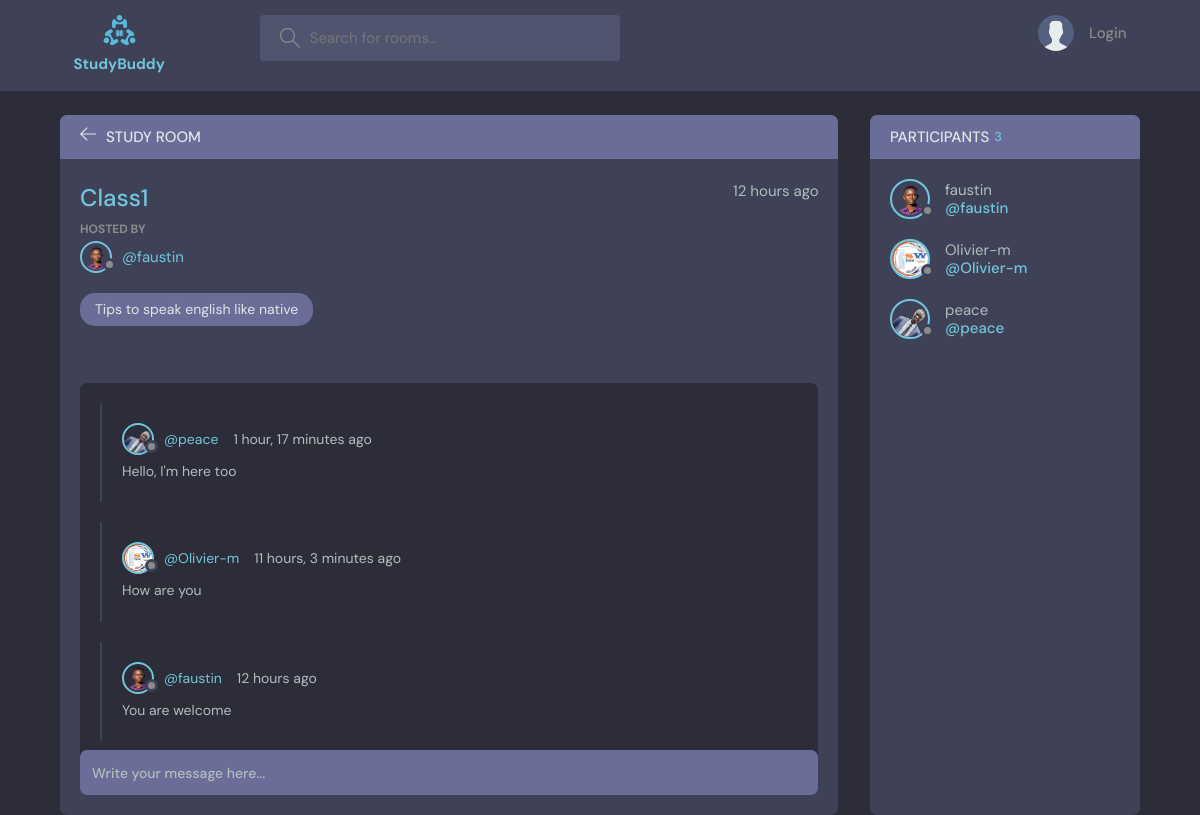
The page /room/1/ on the database its author committed.
### base/models.py (models this page shows, shortened)
class Room(models.Model):
    host = models.ForeignKey(User, on_delete=models.SET_NULL, null=True)
    topic = models.ForeignKey(Topic, on_delete=models.SET_NULL, null=True)
    name = models.CharField(max_length=200)
    description = models.TextField(null=True, blank=True)
    participants= models.ManyToManyField(User, related_name='participants', blank=True)
    updated = models.DateTimeField(auto_now=True)
    created = models.DateTimeField(auto_now_add=True)
    class Meta:
        ordering = ['-created', '-created']

class User(AbstractUser):
    name = models.CharField(max_length=200, null=True)
    email = models.EmailField(unique=True,null=True)
    bio = models.TextField(null=True)
    avatar = models.ImageField(null=True, default="avatar.svg")
    USERNAME_FIELD = 'email'
    REQUIRED_FIELDS = []

class Topic(models.Model):
    name = models.CharField(max_length=200)
    def __str__(self):
        return self.name

class Message(models.Model):
    user = models.ForeignKey(User, on_delete=models.CASCADE)
    room = models.ForeignKey(Room, on_delete=models.CASCADE)
    body = models.TextField()
    updated = models.DateTimeField(auto_now=True)
    created = models.DateTimeField(auto_now_add=True)
    class Meta:
        ordering = ['-created', '-created']

### base/views.py (the view, shortened to what this page needs)
# urls.py: path('room/<str:pk>/', views.room, name="room"),
def room(request,pk):
    room = Room.objects.get(id=pk)
    room_messages = room.message_set.all().order_by('-created')
    participants = room.participants.all()
    context = {'room':room, 'room_messages':room_messages, 'participants':participants}
    return render(request,'base/room.html', context)

### base/templates/base/room.html (shortened to what this page needs)
{% extends 'main.html' %}
{% load static %}
{% block content %}
    <main class="profile-page layout layout--2">
      <div class="container">
        <div class="room">
          <div class="room__top">
            <div class="room__topLeft">
              <a href="{% url 'home' %}">
                <svg version="1.1" xmlns="http://www.w3.org/2000/svg" width="32" height="32" viewBox="0 0 32 32">
                  <title>arrow-left</title>
                  <path
                    d="M13.723 2.286l-13.723 13.714 13.719 13.714 1.616-1.611-10.96-10.96h27.625v-2.286h-27.625l10.965-10.965-1.616-1.607z"
                  ></path>
                </svg>
              </a>
              <h3>Study Room</h3>
            </div>
          </div>
          <div class="room__box scroll">
            <div class="room__header scroll">
              <div class="room__info">
                <h3>{{room.name}}</h3>
                <span>{{room.created|timesince}} ago</span>
              </div>
              <div class="room__hosted">
                <p>Hosted By</p>
                <a href="{% url 'user-profile' room.host.id %}" class="room__author">
                  <div class="avatar avatar--small">
                    <img src="{{room.host.avatar.url}}" />
                  </div>
                  <span>@{{room.host.username}}</span>
                </a>
              </div>
              <span class="room__topics">{{room.topic}}</span>
            </div>
            <div class="room__conversation">
              <div class="threads scroll">
                {% for message in room_messages %}
                <div class="thread">
                  <div class="thread__top">
                    <div class="thread__author">
                      <a href="{% url 'user-profile' message.user.id %}" class="thread__authorInfo">
                        <div class="avatar avatar--small">
                          <img src="{{message.user.avatar.url}}" />
                        </div>
                        <span>@{{message.user.username}}</span>
                      </a>
                      <span class="thread__date">{{message.created|timesince}} ago</span>
                    </div>
                  </div>
                  <div class="thread__details">
                    {{message.body}}
                  </div>
                </div>
                {% endfor %}
              </div>
            </div>
          </div>
          <div class="room__message">
            <form action="" method="POST">
              <input name="body" placeholder="Write your message here..." /></form>
          </div>
        </div>
        <div class="participants">
          <h3 class="participants__top">Participants <span>{{participants.count}}</span></h3>
          <div class="participants__list scroll">
            {% for participant in participants%}
            <a href="{% url 'user-profile' user.id %}" class="participant">
              <div class="avatar avatar--medium">
                <img src="{{participant.avatar.url}}" />
              </div>
              <p>
                {{participant.username}}
                <span>@{{participant.username}}</span>
              </p>
            </a>
            {% endfor %}
          </div>
        </div>
      </div>
    </main>
 {% endblock %}

### templates/main.html (shortened to what this page needs)
<!DOCTYPE html>
{% load static %}
<html lang="en">
  <head>
    <link rel="stylesheet" href="{% static '/styles/style.css' %}" />
  </head>
  <body>
    {% include 'navbar.html' %}
    {% block content %}
    {% endblock %}
  </body>
</html>

### templates/navbar.html (shortened to what this page needs)
{% load static %}
<header class="header header--loggedIn">
    <div class="container">
      <a href="{% url 'home' %}">
        <img src="{% static 'images/logo.svg' %}" width="30px" height="30px"/>
        <h1>StudyBuddy</h1>
      </a>
      <form method="get" class="header__search" action="{% url 'home' %}">
        <label>
          <input name="q" placeholder="Search for rooms..." />
        </label>
      </form>
      <nav class="header__menu">
        {% if request.user.is_authenticated %}
        <div class="header__user">
          <a href="{% url 'update-user' %}">
            <div class="avatar avatar--medium active">
              <img src="{{request.user.avatar.url}}" />
            </div>
            <p>{{request.user.username}}<span>@{{request.user.username}}</span></p>
          </a>
          <button class="dropdown-button">
            <svg version="1.1" xmlns="http://www.w3.org/2000/svg" width="32" height="32" viewBox="0 0 32 32">
              <title>chevron-down</title>
              <path d="M16 21l-13-13h-3l16 16 16-16h-3l-13 13z"></path>
            </svg>
          </button>
        </div>
        {% else %}
        <a href="{% url 'login' %}">
          <img src="{% static 'images/avatar.svg' %}" />
          <p>Login</p>
        </a>
        {% endif %}
      </nav>
    </div>
  </header>

### rows shown on the page
Room: name "Class1", created "12 hours", host.avatar (picture), host.username "faustin", topic "Tips to speak english like native"
Message: user.avatar (picture), user.username "peace", created "1 hour, 17 minutes", body "Hello, I'm here too"
Message: user.avatar (picture), user.username "Olivier-m", created "11 hours, 3 minutes", body "How are you"
Message: user.avatar (picture), user.username "faustin", created "12 hours", body "You are welcome"
User: avatar (picture), username "faustin"
User: avatar (picture), username "Olivier-m"
User: avatar (picture), username "peace"

### other values the page prints
{{ participants.count }} "3"
